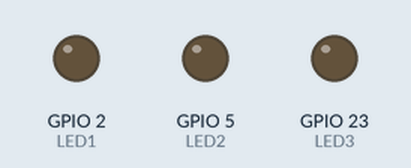
Simulated run of this sketch. Board: ESP32. Parts: output pins drawn as LEDs (lit = HIGH).

Above: at 1.0 s.
At 8.1 s:
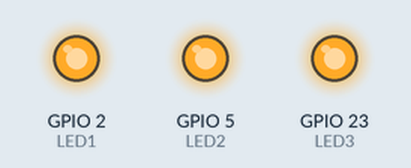
Timing chart, 0 to 8.4 s (numbered marks = the images above):
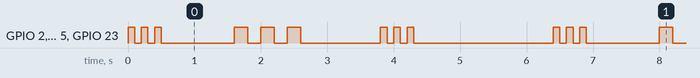

Measured:
- by itself, GPIO 2 (LED1), GPIO 5 (LED2), GPIO 23 (LED3): repeats every 6.4 s: 2 × (LOW 0.10 s, HIGH 0.10 s), LOW 1.1 s, 2 × (HIGH 0.20 s, LOW 0.20 s), HIGH 0.20 s, LOW 1.2 s, 2 × (HIGH 0.10 s, LOW 0.10 s), HIGH 0.10 s, LOW 2.1 s, HIGH 0.10 s
- by itself, everything shown: repeats every 6.4 s, in 18 steps

The sketch:

ex03.ino
```cpp
#define LED1  2
#define LED2  5
#define LED3  23

int fre = 10;
int resolution = 8;
unsigned long starttime = 0;

void setup() {
  Serial.begin(115200);
  ledcAttach(LED1, fre, resolution);
  ledcAttach(LED2, fre, resolution);
  ledcAttach(LED3, fre, resolution);
  ledcWrite(LED1, 0);
  ledcWrite(LED2, 0);
  ledcWrite(LED3, 0);
}
void d(int a)
{
  unsigned long now = millis();
  while (1)
  {
    if(millis() - now >= 1000)break;
  }
}
void shortd(void)
{
  unsigned long now = millis();
  while (1)
  {
    if(millis() - now >= 100)break;
  }
}
void longd(void)
{
  unsigned long now = millis();
  while (1)
  {
    if(millis() - now >= 200)break;
  }
}
void longshine(int a, int b, int c)
{
  for(int i=1;i<=3;i++)
  {
    ledcWrite(a,255);
    ledcWrite(b,255);
    ledcWrite(c,255);
    longd();
    ledcWrite(a,0);
    ledcWrite(b,0);
    ledcWrite(c,0);
    longd();
  }
  starttime = millis();
}
void shortshine(int a, int b, int c)
{
  for(int i=1;i<=3;i++)
  {
    ledcWrite(a,255);
    ledcWrite(b,255);
    ledcWrite(c,255);
    shortd();

    ledcWrite(a,0);
    ledcWrite(b,0);
    ledcWrite(c,0);
    shortd();
  }
  starttime = millis();
}

void loop() {
  unsigned long time = millis();
  for(int i=3;i<=5;i++)
  {
    if(i%2!=0) {
      shortshine(LED1, LED2, LED3);
    } else {
      longshine(LED1, LED2, LED3);
    }

    ledcWrite(LED1,0);
    ledcWrite(LED2,0);
    ledcWrite(LED3,0);
    d(100);
  }

  ledcWrite(LED1,0);
  ledcWrite(LED2,0);
  ledcWrite(LED3,0);
  d(1000);
}
```
